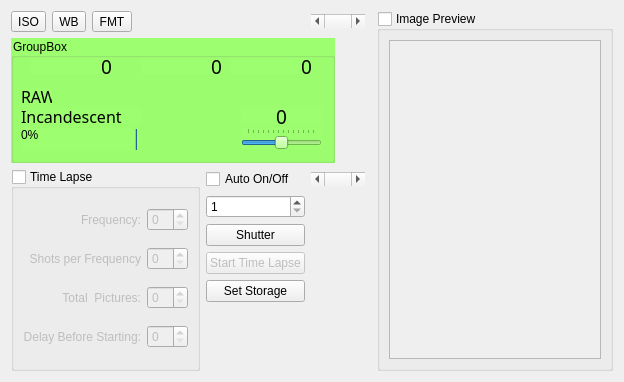
<?xml version="1.0" encoding="UTF-8"?>
<ui version="4.0">
 <class>WIATetherWidget</class>
 <widget class="QWidget" name="WIATetherWidget">
  <property name="geometry">
   <rect>
    <x>0</x>
    <y>0</y>
    <width>624</width>
    <height>382</height>
   </rect>
  </property>
  <property name="minimumSize">
   <size>
    <width>624</width>
    <height>364</height>
   </size>
  </property>
  <property name="windowTitle">
   <string>Form</string>
  </property>
  <layout class="QGridLayout" name="gridLayout">
   <item row="0" column="0">
    <widget class="QToolButton" name="tbISO">
     <property name="text">
      <string>ISO</string>
     </property>
     <property name="checkable">
      <bool>true</bool>
     </property>
     <property name="checked">
      <bool>false</bool>
     </property>
     <property name="toolButtonStyle">
      <enum>Qt::ToolButtonTextOnly</enum>
     </property>
    </widget>
   </item>
   <item row="0" column="1">
    <widget class="QToolButton" name="tbWB">
     <property name="text">
      <string>WB</string>
     </property>
     <property name="checkable">
      <bool>true</bool>
     </property>
     <property name="checked">
      <bool>false</bool>
     </property>
    </widget>
   </item>
   <item row="0" column="2">
    <widget class="QToolButton" name="tbFMT">
     <property name="text">
      <string>FMT</string>
     </property>
     <property name="checkable">
      <bool>true</bool>
     </property>
    </widget>
   </item>
   <item row="0" column="3" colspan="2">
    <spacer name="horizontalSpacer">
     <property name="orientation">
      <enum>Qt::Horizontal</enum>
     </property>
     <property name="sizeHint" stdset="0">
      <size>
       <width>155</width>
       <height>20</height>
      </size>
     </property>
    </spacer>
   </item>
   <item row="0" column="7" rowspan="8">
    <widget class="QGroupBox" name="gbImagePreview">
     <property name="sizePolicy">
      <sizepolicy hsizetype="Preferred" vsizetype="Preferred">
       <horstretch>0</horstretch>
       <verstretch>0</verstretch>
      </sizepolicy>
     </property>
     <property name="title">
      <string>Image Preview</string>
     </property>
     <property name="checkable">
      <bool>true</bool>
     </property>
     <property name="checked">
      <bool>false</bool>
     </property>
     <layout class="QGridLayout" name="gridLayout_2">
      <item row="0" column="0">
       <widget class="QGraphicsView" name="graphicsView"/>
      </item>
     </layout>
    </widget>
   </item>
   <item row="1" column="0" colspan="7">
    <widget class="QGroupBox" name="gbcamera">
     <property name="minimumSize">
      <size>
       <width>324</width>
       <height>125</height>
      </size>
     </property>
     <property name="maximumSize">
      <size>
       <width>324</width>
       <height>125</height>
      </size>
     </property>
     <property name="styleSheet">
      <string notr="true">background-color: rgb(157, 255, 111);
font: 75 12pt &quot;OCR A Extended&quot;;
color: rgb(0, 0, 0);
border-color: rgb(0, 0, 0);</string>
     </property>
     <property name="title">
      <string>GroupBox</string>
     </property>
     <property name="flat">
      <bool>false</bool>
     </property>
     <widget class="QLabel" name="lbApeture">
      <property name="geometry">
       <rect>
        <x>220</x>
        <y>20</y>
        <width>81</width>
        <height>16</height>
       </rect>
      </property>
      <property name="font">
       <font>
        <family>OCR A Extended</family>
        <pointsize>14</pointsize>
        <weight>9</weight>
        <italic>false</italic>
        <bold>false</bold>
       </font>
      </property>
      <property name="styleSheet">
       <string notr="true">font: 75 14pt &quot;OCR A Extended&quot;;</string>
      </property>
      <property name="text">
       <string>0</string>
      </property>
      <property name="alignment">
       <set>Qt::AlignRight|Qt::AlignTrailing|Qt::AlignVCenter</set>
      </property>
     </widget>
     <widget class="QLabel" name="lbShutter">
      <property name="geometry">
       <rect>
        <x>130</x>
        <y>20</y>
        <width>81</width>
        <height>16</height>
       </rect>
      </property>
      <property name="font">
       <font>
        <family>OCR A Extended</family>
        <pointsize>14</pointsize>
        <weight>9</weight>
        <italic>false</italic>
        <bold>false</bold>
       </font>
      </property>
      <property name="styleSheet">
       <string notr="true">font: 75 14pt &quot;OCR A Extended&quot;;</string>
      </property>
      <property name="text">
       <string>0</string>
      </property>
      <property name="alignment">
       <set>Qt::AlignRight|Qt::AlignTrailing|Qt::AlignVCenter</set>
      </property>
     </widget>
     <widget class="QLabel" name="lbISO">
      <property name="geometry">
       <rect>
        <x>20</x>
        <y>20</y>
        <width>81</width>
        <height>16</height>
       </rect>
      </property>
      <property name="font">
       <font>
        <family>OCR A Extended</family>
        <pointsize>14</pointsize>
        <weight>9</weight>
        <italic>false</italic>
        <bold>false</bold>
       </font>
      </property>
      <property name="styleSheet">
       <string notr="true">font: 75 14pt &quot;OCR A Extended&quot;;</string>
      </property>
      <property name="text">
       <string>0</string>
      </property>
      <property name="alignment">
       <set>Qt::AlignRight|Qt::AlignTrailing|Qt::AlignVCenter</set>
      </property>
     </widget>
     <widget class="QSlider" name="hsExposureComp">
      <property name="geometry">
       <rect>
        <x>230</x>
        <y>90</y>
        <width>81</width>
        <height>21</height>
       </rect>
      </property>
      <property name="minimum">
       <number>-32768</number>
      </property>
      <property name="maximum">
       <number>32768</number>
      </property>
      <property name="orientation">
       <enum>Qt::Horizontal</enum>
      </property>
      <property name="tickPosition">
       <enum>QSlider::TicksAbove</enum>
      </property>
      <property name="tickInterval">
       <number>5000</number>
      </property>
     </widget>
     <widget class="QLabel" name="lbExposureComp">
      <property name="geometry">
       <rect>
        <x>230</x>
        <y>70</y>
        <width>81</width>
        <height>16</height>
       </rect>
      </property>
      <property name="font">
       <font>
        <family>OCR A Extended</family>
        <pointsize>14</pointsize>
        <weight>9</weight>
        <italic>false</italic>
        <bold>false</bold>
       </font>
      </property>
      <property name="styleSheet">
       <string notr="true">font: 75 14pt &quot;OCR A Extended&quot;;</string>
      </property>
      <property name="text">
       <string>0</string>
      </property>
      <property name="alignment">
       <set>Qt::AlignCenter</set>
      </property>
     </widget>
     <widget class="QProgressBar" name="pbBattery">
      <property name="geometry">
       <rect>
        <x>10</x>
        <y>90</y>
        <width>118</width>
        <height>23</height>
       </rect>
      </property>
      <property name="value">
       <number>0</number>
      </property>
      <property name="invertedAppearance">
       <bool>true</bool>
      </property>
     </widget>
     <widget class="QLabel" name="lbWhiteBalance">
      <property name="geometry">
       <rect>
        <x>10</x>
        <y>70</y>
        <width>121</width>
        <height>16</height>
       </rect>
      </property>
      <property name="font">
       <font>
        <family>OCR A Extended</family>
        <pointsize>12</pointsize>
        <weight>1</weight>
        <italic>false</italic>
        <bold>false</bold>
       </font>
      </property>
      <property name="styleSheet">
       <string notr="true">font: 75 8	pt &quot;OCR A Extended&quot;;</string>
      </property>
      <property name="text">
       <string>Incandescent</string>
      </property>
      <property name="alignment">
       <set>Qt::AlignLeading|Qt::AlignLeft|Qt::AlignVCenter</set>
      </property>
     </widget>
     <widget class="QLabel" name="lbFormat">
      <property name="geometry">
       <rect>
        <x>10</x>
        <y>50</y>
        <width>31</width>
        <height>16</height>
       </rect>
      </property>
      <property name="font">
       <font>
        <family>OCR A Extended</family>
        <pointsize>12</pointsize>
        <weight>1</weight>
        <italic>false</italic>
        <bold>false</bold>
       </font>
      </property>
      <property name="styleSheet">
       <string notr="true">font: 75 8	pt &quot;OCR A Extended&quot;;</string>
      </property>
      <property name="text">
       <string>RAW</string>
      </property>
      <property name="alignment">
       <set>Qt::AlignLeading|Qt::AlignLeft|Qt::AlignVCenter</set>
      </property>
     </widget>
    </widget>
   </item>
   <item row="2" column="0" rowspan="6" colspan="4">
    <widget class="QGroupBox" name="gbTimelapse">
     <property name="title">
      <string>Time Lapse</string>
     </property>
     <property name="checkable">
      <bool>true</bool>
     </property>
     <property name="checked">
      <bool>false</bool>
     </property>
     <layout class="QGridLayout" name="gridLayout_3">
      <item row="0" column="0">
       <widget class="QLabel" name="label">
        <property name="text">
         <string>Frequency:</string>
        </property>
        <property name="alignment">
         <set>Qt::AlignRight|Qt::AlignTrailing|Qt::AlignVCenter</set>
        </property>
       </widget>
      </item>
      <item row="0" column="1">
       <widget class="QSpinBox" name="sbtimelapsefreq"/>
      </item>
      <item row="1" column="1">
       <widget class="QSpinBox" name="sbtimelapseshotsper"/>
      </item>
      <item row="1" column="0">
       <widget class="QLabel" name="label_2">
        <property name="text">
         <string>Shots per Frequency</string>
        </property>
        <property name="alignment">
         <set>Qt::AlignRight|Qt::AlignTrailing|Qt::AlignVCenter</set>
        </property>
       </widget>
      </item>
      <item row="2" column="0">
       <widget class="QLabel" name="label_3">
        <property name="text">
         <string>Total  Pictures:</string>
        </property>
        <property name="alignment">
         <set>Qt::AlignRight|Qt::AlignTrailing|Qt::AlignVCenter</set>
        </property>
       </widget>
      </item>
      <item row="2" column="1">
       <widget class="QSpinBox" name="sbtimelapsetotal"/>
      </item>
      <item row="3" column="0">
       <widget class="QLabel" name="label_4">
        <property name="text">
         <string>Delay Before Starting:</string>
        </property>
        <property name="alignment">
         <set>Qt::AlignRight|Qt::AlignTrailing|Qt::AlignVCenter</set>
        </property>
       </widget>
      </item>
      <item row="3" column="1">
       <widget class="QSpinBox" name="sbtimelapsedelay"/>
      </item>
     </layout>
    </widget>
   </item>
   <item row="2" column="4">
    <widget class="QCheckBox" name="cbAutoOnOff">
     <property name="text">
      <string>Auto On/Off</string>
     </property>
    </widget>
   </item>
   <item row="0" column="5">
    <widget class="QScrollBar" name="dial1">
     <property name="orientation">
      <enum>Qt::Horizontal</enum>
     </property>
    </widget>
   </item>
   <item row="2" column="5">
    <widget class="QScrollBar" name="hsbDial2">
     <property name="orientation">
      <enum>Qt::Horizontal</enum>
     </property>
    </widget>
   </item>
   <item row="4" column="4">
    <widget class="QPushButton" name="pbShutter">
     <property name="text">
      <string>Shutter</string>
     </property>
    </widget>
   </item>
   <item row="5" column="4">
    <widget class="QPushButton" name="pbTimeLapse">
     <property name="enabled">
      <bool>false</bool>
     </property>
     <property name="text">
      <string>Start Time Lapse</string>
     </property>
    </widget>
   </item>
   <item row="3" column="4">
    <widget class="QSpinBox" name="sbAutoSeconds">
     <property name="minimum">
      <number>1</number>
     </property>
     <property name="maximum">
      <number>3000</number>
     </property>
    </widget>
   </item>
   <item row="6" column="4">
    <widget class="QPushButton" name="pbsetstorage">
     <property name="text">
      <string>Set Storage</string>
     </property>
    </widget>
   </item>
  </layout>
 </widget>
 <resources/>
 <connections>
  <connection>
   <sender>gbTimelapse</sender>
   <signal>toggled(bool)</signal>
   <receiver>pbTimeLapse</receiver>
   <slot>setEnabled(bool)</slot>
   <hints>
    <hint type="sourcelabel">
     <x>116</x>
     <y>175</y>
    </hint>
    <hint type="destinationlabel">
     <x>281</x>
     <y>236</y>
    </hint>
   </hints>
  </connection>
 </connections>
</ui>
